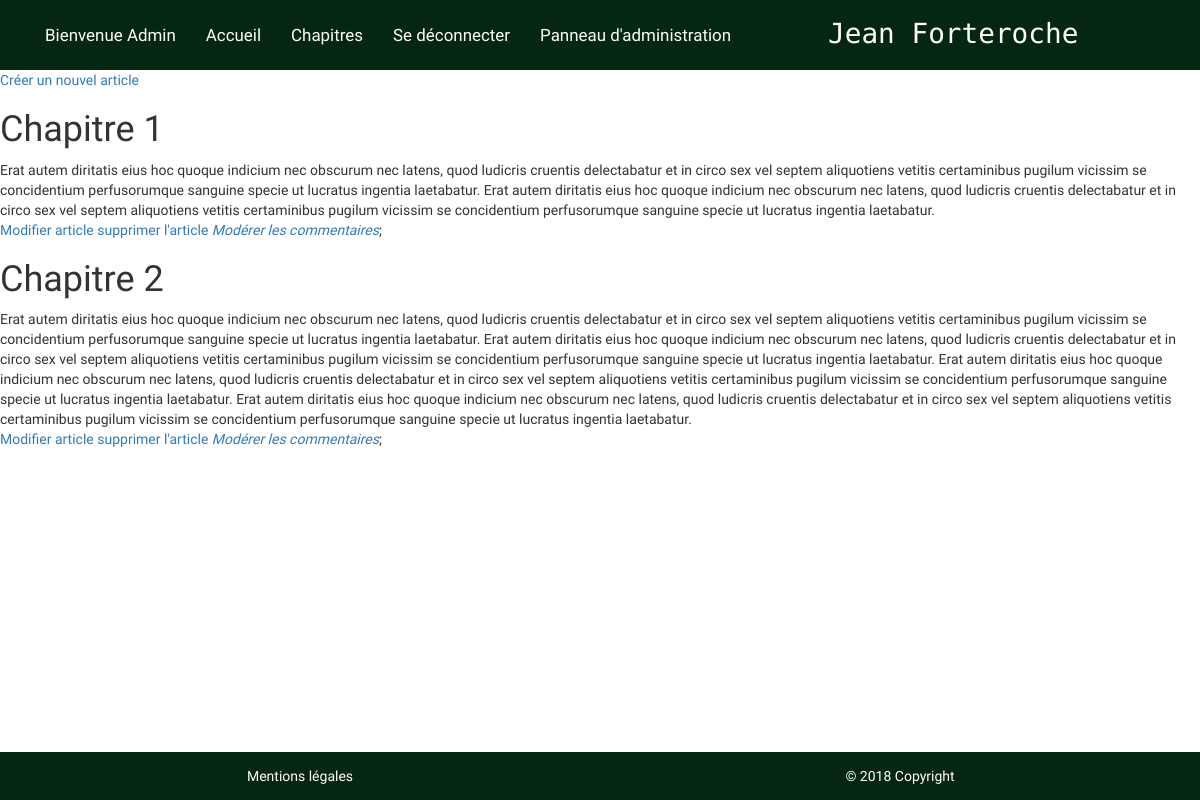
/index.php?controller=post&action=postsAdmin (signed in), run on the app's committed database.
### tables this page shows
CREATE TABLE `articles` (
  `id` int(11) NOT NULL,
  `title` varchar(255) NOT NULL,
  `content` text NOT NULL
);

### Framework/Router.php (called while the page is built, shortened)
<?php
class Router {
    public function requestRouter() {
        try {
            $request = new Request(array_merge($_GET, $_POST));
            $controller = $this->createController($request);
            $action = $this->createAction($request);
            $controller->executeAction($action);
        }
        catch (Exception $e) {
            $this->manageError($e);
        }
    }
    private function createController(Request $request) {
        $controller = "Post";
        if ($request->existParameter('controller')) {
            $controller = $request->getParameter('controller');
            $controller = ucfirst (strtolower($controller));
        }
        $classController = $controller . "Controller";
        $fileController = "controller/" . $classController . ".php";
        if (file_exists($fileController)) {
            $controller = new $classController();
            $controller->setRequest($request);
            return $controller;
        }
        else
            throw new Exception("Fichier '$fileController' introuvable");
    }
    private function createAction(Request $request) {
        $action = "index";
        if ($request->existParameter('action')) {
            $action = $request->getParameter('action');
        }
        return $action;
    }
}

### index.php (called while the page is built, shortened)
<?php
require('Framework/Router.php');
$router = new Router ();
$router->requestRouter();

### Framework/Manager.php (called while the page is built, shortened)
<?php
abstract class Manager {
    private $db;
    protected function executeARequest($sql, $params = null) {
        if ($params == null) {
            $result = $this->getDb()->query($sql);
        } else {
            $result = $this->getDb()->prepare($sql);
            $result->execute($params);
        }
        return $result;
    }
    public function getDb() {
        if ($this->db == null) {
            $this->db = new PDO('mysql:host=localhost;dbname=blog;charset=utf8', 'root', '');
        }
        return $this->db;
    }
}

### model/PostManager.php (called while the page is built, shortened)
<?php
require_once("Framework/Manager.php");
require_once("model/entities/Post.php");
class PostManager extends Manager
{
    public function getPosts($start = 0, $articlesPerPage = 2)
    {
        $results = $this->executeARequest('SELECT id, title, content FROM articles LIMIT ' .$articlesPerPage. ' OFFSET ' .$start);
        $posts = [];
        foreach ($results as $element){
            $post = new Post($element);
            $posts[] = $post;
        }
        return $posts;
    }
}

### model/entities/Post.php (called while the page is built, shortened)
<?php
class Post{
    private $id, $title, $content ;
    public function hydrate(array $data)
    {
        foreach ($data as $key => $value)
        {
            $method = 'set'.ucfirst($key);
        }
    }
    public function getId()
    {
        return $this->id;
    }
    public function setId($id)
    {
        $this->id = $id;
    }
    public function getTitle()
    {
        return $this->title;
    }
    public function setTitle($title)
    {
        $this->title = htmlspecialchars($title);
    }
    public function getContent()
    {
        return $this->content;
    }
    public function setContent($content)
    {
        $this->content = htmlspecialchars($content);
    }
}

### view/PostsadminView.php (the view, shortened to what this page needs)
<a href="index.php?controller=post&action=createPost">Créer un nouvel article</a>
<?php
foreach ($posts as $post)
{
?>
    <h1> <?= $post->getTitle(); ?> </h1>
    <p><?= $post->getContent(); ?>
    <br/>
    <a href= "index.php?controller=Post&amp;action=editPost&amp;id=<?= $post->getId() ?>">Modifier article</a>
    <a href= "index.php?controller=Post&amp;action=deletePost&amp;id=<?= $post->getId() ?>">supprimer l'article</a>
    <em><a href="index.php?controller=Comment&amp;action=commentAdmin&id=<?= $post->getId() ?>">Modérer les commentaires</a></em>;</p>
<?php
}
?>

### public/css/styles-small.css (style rules this page uses)
body { padding-top: 5em; font-family: 'Karma', serif; background-color: white; }

### data on the page
articles: title "Chapitre 1", content "Erat autem diritatis eius hoc quoque indicium nec obscurum nec latens, quod ludicris cruentis delectabatur et in circo sex vel septem aliquotiens vetitis certaminibus pugilum vicissim se concidentium perfusorumque sanguine specie ut lucratus ingentia laetabatur. Erat autem diritatis eius hoc quoque indicium nec obscurum nec latens, quod ludicris cruentis delectabatur et in circo sex vel septem aliquotiens vetitis certaminibus pugilum vicissim se concidentium perfusorumque sanguine specie ut lucratus ingentia laetabatur."
articles: title "Chapitre 2", content "Erat autem diritatis eius hoc quoque indicium nec obscurum nec latens, quod ludicris cruentis delectabatur et in circo sex vel septem aliquotiens vetitis certaminibus pugilum vicissim se concidentium perfusorumque sanguine specie ut lucratus ingentia laetabatur. Erat autem diritatis eius hoc quoque indicium nec obscurum nec latens, quod ludicris cruentis delectabatur et in circo sex vel septem aliquotiens vetitis certaminibus pugilum vicissim se concidentium perfusorumque sanguine specie ut lucratus ingentia laetabatur. Erat autem diritatis eius hoc quoque indicium nec obscurum nec latens, quod ludicris cruentis delectabatur et in circo sex vel septem aliquotiens vetitis certaminibus…"

### other printed values
$_SESSION['username'] "Admin"
